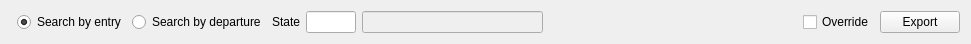
<?xml version="1.0" encoding="UTF-8"?>
<ui version="4.0">
 <class>FExportReservation</class>
 <widget class="QWidget" name="FExportReservation">
  <property name="geometry">
   <rect>
    <x>0</x>
    <y>0</y>
    <width>971</width>
    <height>41</height>
   </rect>
  </property>
  <property name="windowTitle">
   <string>Form</string>
  </property>
  <layout class="QHBoxLayout" name="horizontalLayout">
   <item>
    <widget class="WDate2" name="wd" native="true"/>
   </item>
   <item>
    <widget class="QRadioButton" name="rbEntry">
     <property name="text">
      <string>Search by entry</string>
     </property>
     <property name="checked">
      <bool>true</bool>
     </property>
    </widget>
   </item>
   <item>
    <widget class="QRadioButton" name="rbDeparture">
     <property name="text">
      <string>Search by departure</string>
     </property>
    </widget>
   </item>
   <item>
    <widget class="QLabel" name="label">
     <property name="text">
      <string>State</string>
     </property>
    </widget>
   </item>
   <item>
    <widget class="EQLineEdit" name="leStateCode">
     <property name="maximumSize">
      <size>
       <width>50</width>
       <height>16777215</height>
      </size>
     </property>
    </widget>
   </item>
   <item>
    <widget class="EQLineEdit" name="leStateName">
     <property name="enabled">
      <bool>false</bool>
     </property>
     <property name="maximumSize">
      <size>
       <width>200</width>
       <height>16777215</height>
      </size>
     </property>
    </widget>
   </item>
   <item>
    <spacer name="horizontalSpacer">
     <property name="orientation">
      <enum>Qt::Horizontal</enum>
     </property>
     <property name="sizeHint" stdset="0">
      <size>
       <width>254</width>
       <height>20</height>
      </size>
     </property>
    </spacer>
   </item>
   <item>
    <widget class="QCheckBox" name="chOverride">
     <property name="text">
      <string>Override</string>
     </property>
    </widget>
   </item>
   <item>
    <widget class="QPushButton" name="btnStartExport">
     <property name="text">
      <string>Export</string>
     </property>
    </widget>
   </item>
  </layout>
 </widget>
 <customwidgets>
  <customwidget>
   <class>EQLineEdit</class>
   <extends>QLineEdit</extends>
   <header location="global">eqlineedit.h</header>
   <slots>
    <signal>customButtonClicked(bool)</signal>
   </slots>
  </customwidget>
  <customwidget>
   <class>WDate2</class>
   <extends>QWidget</extends>
   <header location="global">wdate2.h</header>
   <container>1</container>
  </customwidget>
 </customwidgets>
 <resources/>
 <connections/>
</ui>
